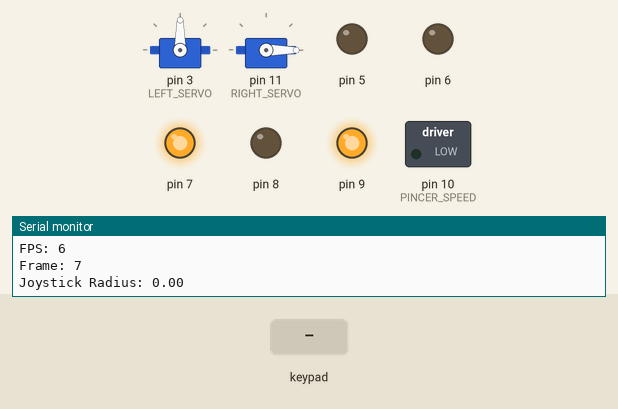
A sketch run on a simulated Arduino Uno, built with avr-gcc and run on an emulated ATmega328P. On the bench: 2 × servo, switched loads named in the sketch (green lamp = pin HIGH), output pins drawn as LEDs (lit = HIGH), the last lines printed to the serial monitor. Inputs (shaded band) come from the test bench.

Above: at 1.2 s.
1.3 s: key 'U' pressed
At 1.9 s:
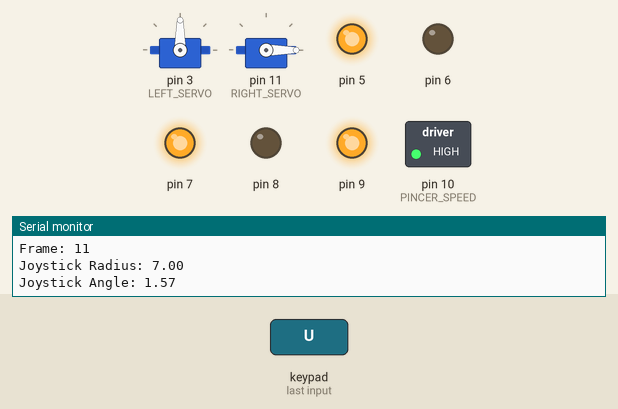
3.5 s: key 'D' pressed
At 4.1 s:
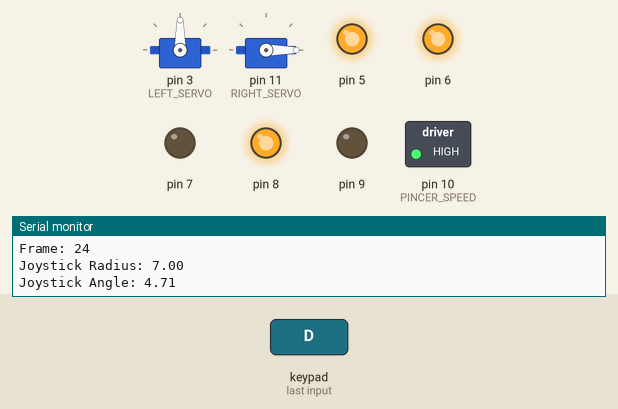
5.7 s: key 'X' pressed
At 7.1 s:
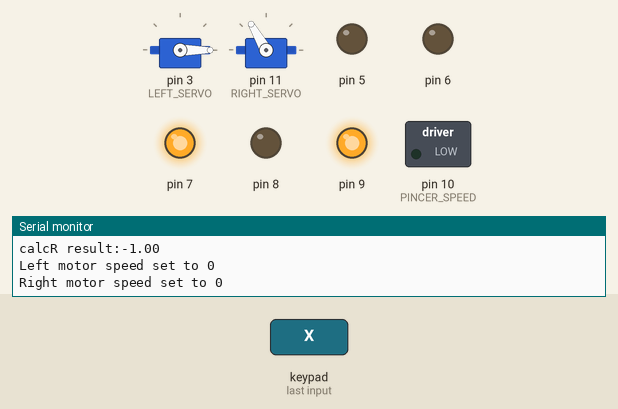
7.4 s: key 'L' pressed
At 7.9 s:
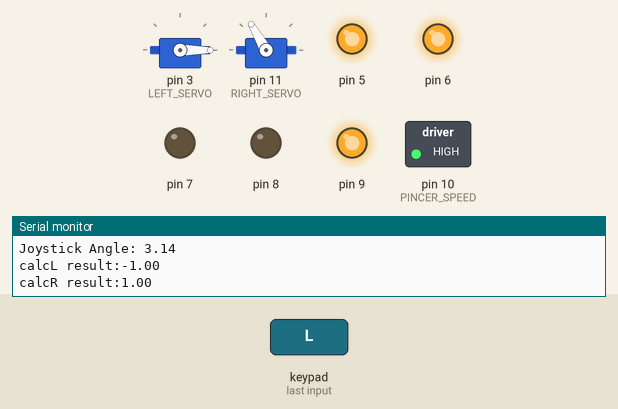
9.5 s: key 'R' pressed
At 10.1 s:
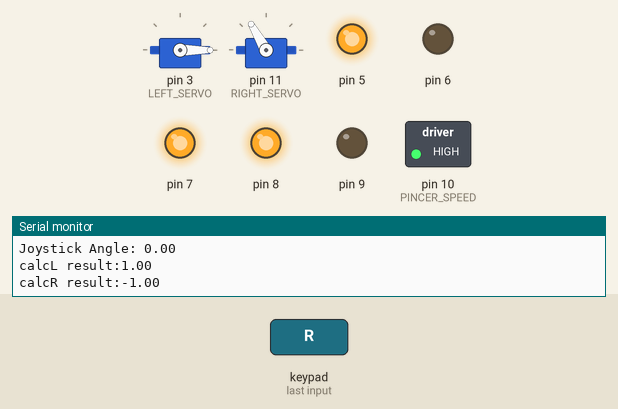
11.7 s: key 'U' pressed
At 12.2 s:
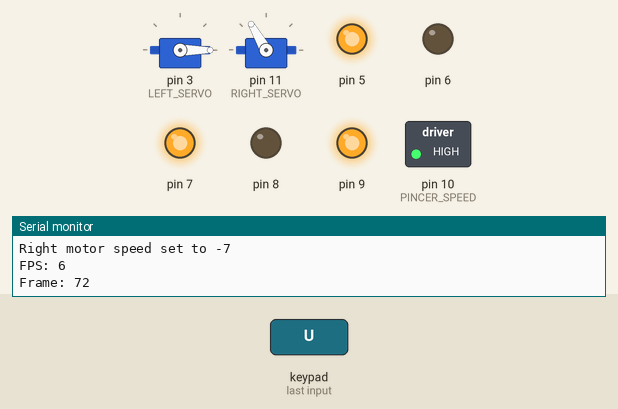
Timing chart, 0 to 14.7 s (numbered marks = the images above; inputs shaded):
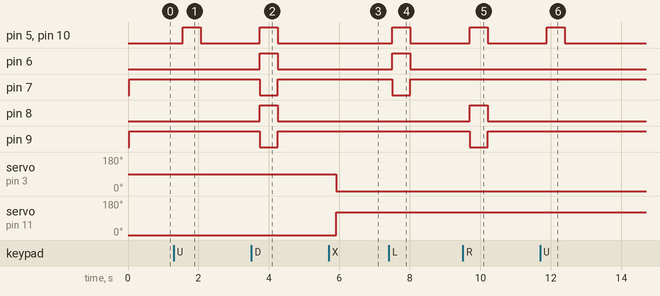

The sketch:

rbc.ino
```cpp
/**
 * The main sketch.
 *
 */

// Arduino Libraries
#include <math.h>
#include <Dabble.h>
#include <Servo.h>

// Local Imports
#include "src/pins.h"
#include "src/classes/motor.h"
#include "src/constants.h"
#include "src/util.h"

// Dabble definitions
#define CUSTOM_SETTINGS
#define INCLUDE_GAMEPAD_MODULE

// ------------------------------ GLOBAL VARIABLES ------------------------------
// everything declared here can be used in loop()
int frame = 0;  // keeps track of the number of frames that have passed
int frameStart, frameEnd;   // record frame times
int debug_level = 2; // 0=nothing, 1=serial controls + basics, 2=everything, 3=everything + delay
bool flippedControls = true; // whether the robot controls is flipped

char serialCharacter; // serial input character

// Controller inputs
float joystickRadius, // an integer between 0 and 7
      joystickAngle;  // an angle in RADIANS

int leftMotorSpeed, rightMotorSpeed;
int leftServoAngle, rightServoAngle;

// bool updateMotorsFlag = false;
// bool updateServosFlag = false;

// Motors`
Motor leftMotor(ENA, IN1, IN2, LEFT_MOTOR_SCALING);
Motor rightMotor(ENB, IN3, IN4, RIGHT_MOTOR_SCALING);

// Servos
Servo leftServo;
Servo rightServo;

// ------------------------------ THE MAIN BIT ------------------------------

/**
 * @brief Runs once when you press reset or power the board
 *
 */
void setup() {
  // Initialise comms
  Serial.begin(SERIAL_BAUDRATE);
  Dabble.begin(BLUETOOTH_BAUDRATE, RX, TX);

  // Initialise motors
  leftMotor.init();
  rightMotor.init();

  // Initialise servos
  leftServo.attach(LEFT_SERVO);
  rightServo.attach(RIGHT_SERVO);
  leftServo.write(LEFT_SERVO_OPEN);
  rightServo.write(RIGHT_SERVO_OPEN);
}

/**
 * @brief The main loop
 *
 */
void loop() {
  startFrame();

  // Tests that can be un commented
  // simpleMotorTest();

  // Don't need any Serial input for the competition
  // processSerialInput();
  // }

  processControllerInput();

  // joystickAngle = 90 * DEG_TO_RAD;
  // joystickRadius = 7;
  updateMotorsFromJoyStick();

  // Comment out for now - currently updated in processSerialInput()
  // updateServos();

  if (debug_level >= 3) {
    delay(5000);
  }

  endFrame();
}


// -------------------------- Functions called in the main loop ----------------

/**
 * @brief Run at the start of each frame
 *
 */
void startFrame() {
    if (debug_level >= 2) {
      Serial.print("Frame: ");
      Serial.println(frame);
    }

    frame += 1;
    frameStart = millis();
}

/**
 * @brief Process the input from the serial
 *
 */
void processSerialInput() {
  // Handle Serial input
  if (Serial.available()) {
    serialCharacter = Serial.read();

    // Quit on 'q'
    if (serialCharacter=='q') {
      Serial.end();
      return;
    }
    // Echo any other character
    else {
      Serial.write(serialCharacter);
    }
  }
}

/**
 * @brief Process input from the controller.
 *
 */
void processControllerInput() {
  Dabble.processInput();

  joystickRadius = GamePad.getRadius();


  if (joystickRadius <= 2) {
    joystickRadius = 0;
  }
  else {
    joystickRadius = 7;
  }

  joystickAngle = GamePad.getAngle() * DEG_TO_RAD;  // convert to radians

  // // Flip the controls if needed
  // if (flippedControls) {
  //   // joystickAngle = 2*PI-joystickAngle;

  //   joystickAngle += PI;
  //   if (joystickAngle > TWO_PI) {
  //     joystickAngle -= TWO_PI;
  //   }
  // }

  if (debug_level >= 2) {
    Serial.print("Joystick Radius: ");
    Serial.println(joystickRadius);
    Serial.print("Joystick Angle: ");
    Serial.println(joystickAngle);
  }

  // X = close servos
  if (GamePad.isCrossPressed()) {
    Serial.println("Pressed CROSS.");
    leftServo.write(LEFT_SERVO_CLOSED);
    rightServo.write(RIGHT_SERVO_CLOSED);

    // TODO: only update servos when necessary
    // switch (PINCER_CLOSE_MODE)
    // {
    // case 't'/:
    //   leftServoAngle = LEFT_SERVO_CLOSED;
    //   rightServoAngle = RIGHT_SERVO_CLOSED;
    //   break;

    // case 'h'/:
    //   leftServoAngle += LEFT_SERVO_SPEED;
    //   rightServoAngle += RIGHT_SERVO_SPEED;
    //   break;
    // default:
    //   break;
    // }

  }
  else if (GamePad.isCirclePressed()) {
    Serial.println("Pressed CIRCLE.");
    leftServo.write(LEFT_SERVO_OPEN);
    rightServo.write(RIGHT_SERVO_OPEN);
    // delay(2000);
  }

  else if (GamePad.isSquarePressed()) {
    Serial.println("Pressed SQUARE.");
    flippedControls = !flippedControls;
    // delay(2000);
  }

  // else if (GamePad.isTrianglePressed()) {
  //   Serial.println("Pressed TRIANGLE.");

  // }

}

/**
 * @brief Updates the motors bases on the joystick position
 *
 */
void updateMotorsFromJoyStick() {
  if (debug_level >= 2) {
    Serial.print("calcL result:");
    Serial.println(calcL(joystickAngle));
    Serial.print("calcR result:");
    Serial.println(calcR(joystickAngle));
  }

  // Have a deadzone in the middle
  if (joystickRadius > CONTROLLER_DEADZONE) {
    leftMotorSpeed = joystickRadius * calcL(joystickAngle);
    rightMotorSpeed = joystickRadius * calcR(joystickAngle);
  }
  else {
    leftMotorSpeed = 0;
    rightMotorSpeed = 0;
  }

  // Handle flipped controls
  if (flippedControls) {
    leftMotorSpeed = leftMotorSpeed * -1;
    rightMotorSpeed = rightMotorSpeed * -1;
  }

  // Round motor speed (a float b/w -7 and 7) to the nearest integer
  leftMotorSpeed = round(leftMotorSpeed);
  rightMotorSpeed = round(rightMotorSpeed);

  leftMotor.update(leftMotorSpeed);
  rightMotor.update(rightMotorSpeed);

  if (debug_level >= 2) {
    Serial.print("Left motor speed set to ");
    Serial.println(leftMotorSpeed);
    Serial.print("Right motor speed set to ");
    Serial.println(rightMotorSpeed);
  }
}

// TODO: actually use this
// /**
//  * @brief Update the servos based on the current angle
//  *
//  */
// void updateServos() {
//   leftServo.write(leftServoAngle);
//   rightServo.write(rightServoAngle);

//     if (debug_level >= 2) {
//       Serial.print("Left Servo angle set to: ");
//       Serial.println(leftMotorSpeed);
//       Serial.print("Right Speed: ");
//       Serial.println(rightMotorSpeed);
//     }
// }

/**
 * @brief Run at the end of each frame
 *
 */
void endFrame() {
  frameEnd = millis();

  if (debug_level > 0) {
    Serial.print("FPS: ");
    Serial.println(1000/(frameEnd-frameStart));
    Serial.println();

    Serial.println();
  }
}


// ---------------------------------Testing routines --------------------------
// Each function below is run once per FRAME

void simpleMotorTest() {
  for (int i = 0; i < 4; i++) {
    Serial.print("Angle: ");
    Serial.println(90 * i);
    joystickAngle = 90 * i * DEG_TO_RAD;
    joystickRadius = 7;
    updateMotorsFromJoyStick();
    delay(5000);
  }
}
```

motor.h
```cpp
/**
 * A class for a motor.
 *
 * Define 8 speeds for the motor.
 */

#pragma once

class Motor {
private:
  /**
   * @brief Pin values
   *
   */
  int _ena, _in1, _in2, _scaling;

  /**
   * @brief The speed (an integer from 0 to 7)
   *
   */
  int _speed = 0;

  /**
   * @brief The direction (1 = forward, -1 = backward)
   *
   */
  int _direction = 0;
  // TODO: could be useful to manually define how motor scales
  // int[] _speeds = {0, 0, 180, 190, 200, 210, 220, 230, 240, 250, 255};

  // start at 180
  // 8 elements
  int _motorSpeeds[8] = {0, 195, 205, 215, 225, 235, 245, 255};

public:
  /**
   * @brief Construct a new Motor object
   *
   * @param ena the enable pin
   * @param in1 the input 1 pin
   * @param in2 the input 2 pin
   * @param scaling the scaling factor
   */
   Motor(int ena, int in1, int in2, int scaling = 1) {
        // Store pin values
        _ena = ena;
        _in1 = in1;
        _in2 = in2;

        _scaling = scaling;
    };

  /**
   * @brief Initialise the motor
   *
   */
  void init() {
    // Set pins to OUTput
    pinMode(_ena, OUTPUT);
    pinMode(_in1, OUTPUT);
    pinMode(_in2, OUTPUT);
    delayMicroseconds(2);

    // // Clear the pins
    // digitalWrite(_ena, LOW);
    // digitalWrite(_in1, LOW);
    // digitalWrite(_in2, LOW);
    // delayMicroseconds(2);
    analogWrite(_ena, 0);
    digitalWrite(_in1, LOW);
    digitalWrite(_in2, LOW);
    delayMicroseconds(2);

    Serial.print('Initialised motor!');
  }

  /**
   * @brief Get speed
   *
   */
  int getSpeed() {
    return _speed;
  }

  /**
   * @brief Get direction
   *
   */
  int getDirection() {
    return _direction;
  }

  /**
   * @brief Update the motor's speed
   *
   * @param s an integer from 0 to 7 indicating the speed
   */
  float updateSpeed(int s) {
    if (_speed == s) {
      return;
    }

    int PWM = round((float)s/7*255);
    analogWrite(_ena, PWM);
    _speed = s;
  }

  /**
   * @brief Update the motor's direction.
   *
   * @param d an integer -1 or 1
   */
  void updateDirection(int d) {
    if (_direction == d) {
      return;
    }

    if (d == 1) {
      float a = 0/0;
      digitalWrite(_in1, HIGH);
      digitalWrite(_in2, LOW);
    } else {
      digitalWrite(_in1, LOW);
      digitalWrite(_in2, HIGH);
    }
    _direction = d;
  }

  /**
   * @brief Update speed and direction based on one number
   *
   * @param n an integer from -7 to 7
   */
  void update(int n) {

    // Minimal version
    // TODO: get working
    // updateSpeed(abs(n));

    // if (n >= 0) {
    //   updateDirection(1);
    // } else {
    //   updateDirection(-1);
    // }

    // Bare minimum version
    // int speedPWM = round((float)abs(n)/7*255)
    int speedPWM = _motorSpeeds[abs(n)];
    analogWrite(_ena, speedPWM);

    if (n > 1) {
      digitalWrite(_in1, HIGH);
      digitalWrite(_in2, LOW);
    } else {
      digitalWrite(_in1, LOW);
      digitalWrite(_in2, HIGH);
    }
  }
};
```

constants.h
```cpp
/**
 * Define constants here
 *
 */
#pragma once


/**
 * @brief Control options
 *
 */
#define CONTROLLER_DEADZONE 2
#define PINCER_OPEN_MODE 't'        // 't' for toggle, 'h' for hold
#define PINCER_CLOSE_MODE 't'
#define PINCER_SPEED 10             //

/**
 * @brief Motors
 *
 */
#define LEFT_MOTOR_SCALING 1
#define RIGHT_MOTOR_SCALING 0.8
// TODO: add 180 spin sensitivity

/**
 * @brief Servos
 *
 */
#define LEFT_SERVO_OPEN 90
#define LEFT_SERVO_CLOSED 0
#define RIGHT_SERVO_OPEN 0
#define RIGHT_SERVO_CLOSED 120

/**
 * @brief Comms
 *
 */
#define SERIAL_BAUDRATE 9600
#define BLUETOOTH_BAUDRATE 9600

/**
 * @brief Maths
 */
#define PI 3.1415926535897932384626433832795
#define HALF_PI 1.5707963267948966192313216916398
#define TWO_PI 6.283185307179586476925286766559
#define DEG_TO_RAD 0.017453292519943295769236907684886
#define RAD_TO_DEG 57.295779513082320876798154814105
```

util.h
```cpp
// Functions to calculate the left and right motor speeds based on the joystick position
// https://www.desmos.com/calculator/gsyoxissrt

float calcL(float theta) {
    if (abs(theta-HALF_PI) < 20*DEG_TO_RAD) { return 1; }
    if (abs(theta-PI-HALF_PI) < 20*DEG_TO_RAD) { return -1; }

    if (theta < HALF_PI) { return 1; }
    else if (theta < PI) { return -1 * cos(2*theta); }
    else if (theta < PI + HALF_PI) { return -1; }
    else { return cos(2*theta); }
}

float calcR(float theta) {
    if (abs(theta-HALF_PI) < 20*DEG_TO_RAD) { return 1; }
    if (abs(theta-PI-HALF_PI) < 20*DEG_TO_RAD) { return -1; }

    if (theta < HALF_PI) { return cos(2*(theta-PI-HALF_PI)); }
    else if (theta < PI) { return 1; }
    else if (theta < PI + HALF_PI) { return -1 * cos(2*(theta-PI-HALF_PI)); }
    else { return -1; }
}
```

pins.h
```cpp
/**
 * Define pins here.
 */

#pragma once

// Motors
#define ENA 5 // PWM ~
#define IN1 6 // can use As
#define IN2 7
#define IN3 8
#define IN4 9
#define ENB 10 // PWM ~

// Bluetooth
#define RX 4
#define TX 2

// Servos
#define LEFT_SERVO 3
#define RIGHT_SERVO 11
```

Measured:
- after the input at 1.3 s, pin 5, pin 10 (PINCER_SPEED): LOW → HIGH after 0.25 s, → LOW 0.51 s later
- after the input at 3.5 s, pin 5, pin 6, pin 8, pin 10 (PINCER_SPEED): LOW → HIGH after 0.24 s, → LOW 0.51 s later; pin 7, pin 9: HIGH → LOW after 0.24 s, → HIGH 0.51 s later
- after the input at 5.7 s, servo on pin 3 (LEFT_SERVO): 90° → 0° after 0.21 s; servo on pin 11 (RIGHT_SERVO): 0° → 120° after 0.21 s
- after the input at 7.4 s, pin 5, pin 6, pin 10 (PINCER_SPEED): LOW → HIGH after 0.10 s, → LOW 0.51 s later; pin 7: HIGH → LOW after 0.10 s, → HIGH 0.51 s later
- after the input at 9.5 s, pin 5, pin 8, pin 10 (PINCER_SPEED): LOW → HIGH after 0.20 s, → LOW 0.51 s later; pin 9: HIGH → LOW after 0.20 s, → HIGH 0.51 s later
- after the input at 11.7 s, pin 5, pin 10 (PINCER_SPEED): LOW → HIGH after 0.19 s, → LOW 0.51 s later
